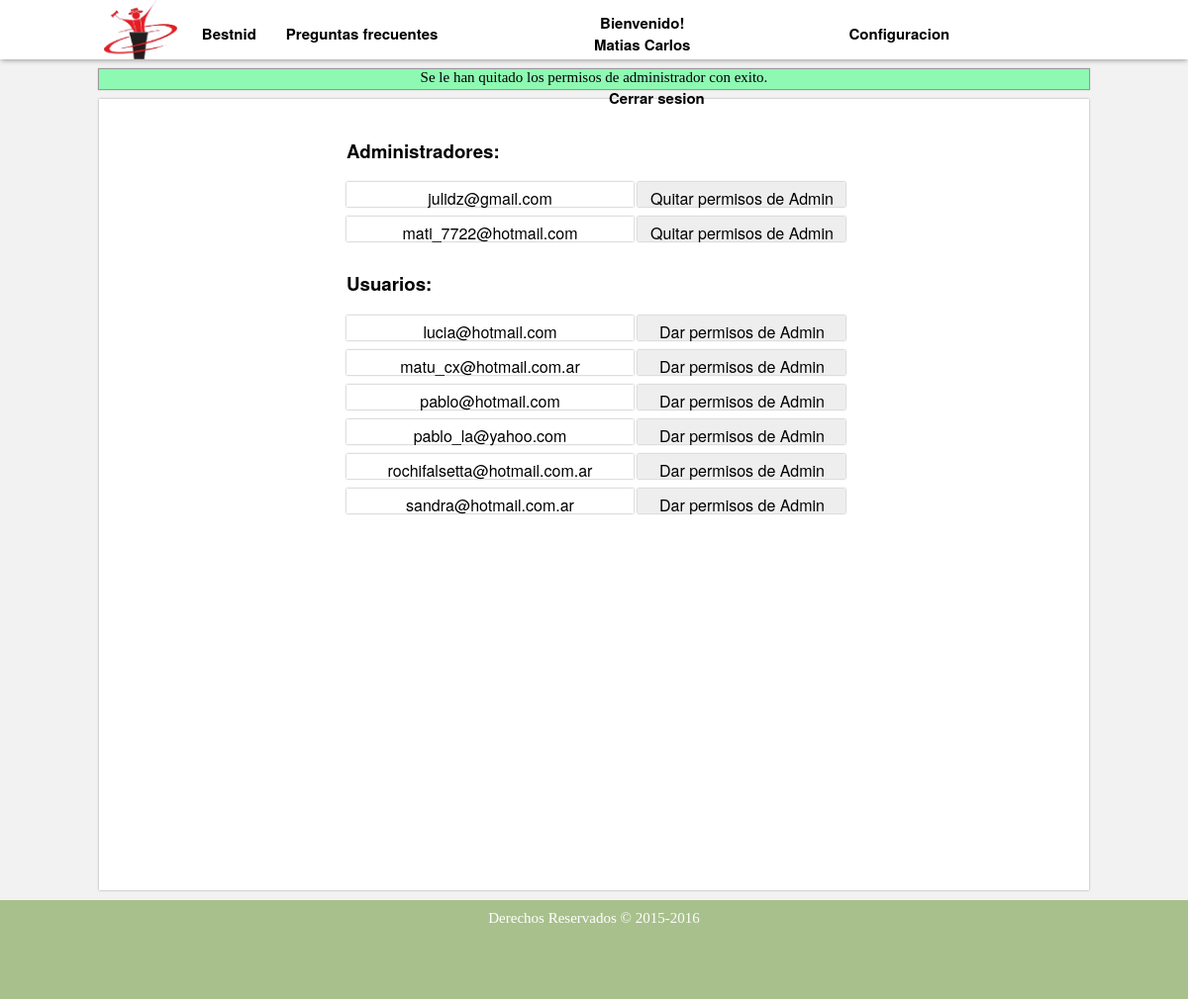
/listar_usuarios.php?error=14 (signed in), run on the app's committed database.
### tables this page shows
CREATE TABLE IF NOT EXISTS `usuario` (
`idUsuario` int(11) NOT NULL,
  `administrador` tinyint(1) NOT NULL,
  `fechaNac` date NOT NULL,
  `mail` varchar(50) NOT NULL,
  `nombre` varchar(50) NOT NULL,
  `apellido` varchar(50) NOT NULL,
  `dni` int(11) NOT NULL,
  `tarjetaCredito` int(11) NOT NULL,
  `contrasenia` varchar(50) NOT NULL
);

### listar_usuarios.php (the view, shortened to what this page needs)
<!DOCTYPE html>
<html lang="es">
	<head>
		<link rel="stylesheet" href="./estilos/estilo.css">
		<link rel="stylesheet" href="./estilos/otros_estilos.css">
	</head>
	<body>
		<?php include ('./menu.php'); ?>
		<div id='cuerpo'>
			<section>
				<h3><b>Administradores: </b></h3>
				<?php
					$conec=conectar();
					$resul=mysqli_query($conec,"SELECT * FROM usuario WHERE administrador = 1 ORDER BY mail");
					while($usuario=mysqli_fetch_array($resul)){
						echo "<div class='nombre_config'>$usuario[mail]</div> ";
						echo "<a href='./listar_usuarios.php?id=$usuario[idUsuario]&admin=0'><div class='boton_config2'>Quitar permisos de Admin</div></a></br>";
					}
					$resul=mysqli_query($conec,"SELECT * FROM usuario WHERE administrador = 0 ORDER BY mail");
					echo "<h3><b>Usuarios: </b></h3>";
					while($usuario=mysqli_fetch_array($resul)){
						echo "<div class='nombre_config'>$usuario[mail]</div> ";
						echo "<a href='./listar_usuarios.php?id=$usuario[idUsuario]&admin=1'><div class='boton_config2'>Dar permisos de Admin</div></a></br>";
					}
				?>
			</section>
		</div>
		<footer>
			<span>Derechos Reservados &copy; 2015-2016</span>
		</footer>
	</body>
</html>

### estilos/estilo.css (style rules this page uses)
body { background-color: rgb(242, 242, 242); margin: auto; }
#cuerpo { background: white; font-family: 'Helvetica Neue', Helvetica, Arial, sans-serif; box-shadow: 0px 0px 2px #999; width: 1000px; margin: auto; margin-top: 70px; margin-bottom: 10px; min-height: 800px; overflow: hidden; }
section { width: 730px; margin-right: 20px; margin-top: 20px; padding-left: 20px; float: right; }
a { font-family: 'Helvetica Neue', Helvetica, Arial, sans-serif; text-decoration: none; color: black; }
footer { background-color: #A8C08C; padding: 10px; height: 80px; min-width: 980px; text-align: center; font-size: 15px; color: grey; clear: both; }
footer span { color: white; }

### estilos/otros_estilos.css (style rules this page uses)
.boton_config2 { box-shadow: 0px 0px 2px 0px #999; background-color: #EEEEEE; display: inline-block; text-align: center; width: 210px; margin-bottom: 10px; padding-top: 5px; height: 20px; }
.nombre_config { box-shadow: 0px 0px 2px 0px #999; background-color: white; display: inline-block; text-align: center; width: 290px; margin-bottom: 10px; padding-top: 5px; height: 20px; }

### data on the page
usuario: mail "julidz@gmail.com"
usuario: mail "mati_7722@hotmail.com"
usuario: mail "lucia@hotmail.com"
usuario: mail "matu_cx@hotmail.com.ar"
usuario: mail "pablo@hotmail.com"
usuario: mail "pablo_la@yahoo.com"
usuario: mail "rochifalsetta@hotmail.com.ar"
usuario: mail "sandra@hotmail.com.ar"

### other printed values
$_SESSION['nombre'] "Matias Carlos"
$e->getMessage() "Se le han quitado los permisos de administrador con exito."
